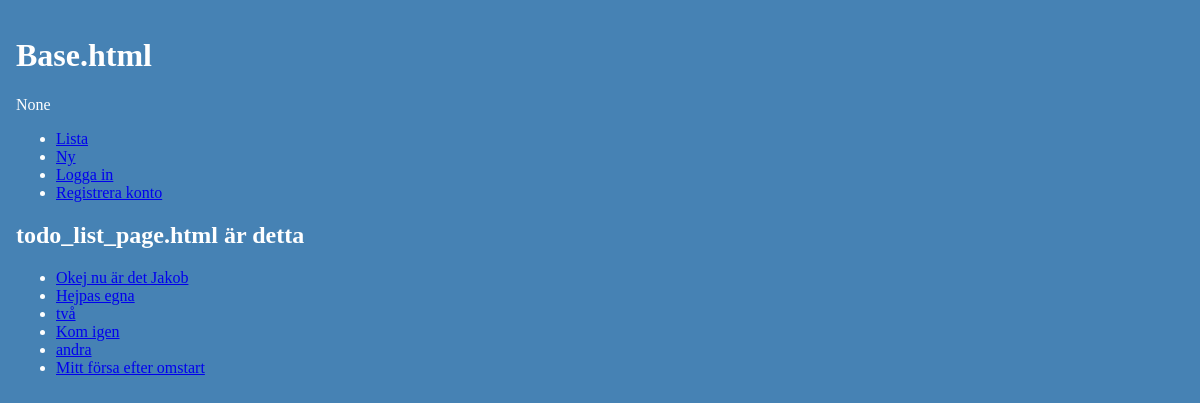
Page /todos/ on the earlier database version.
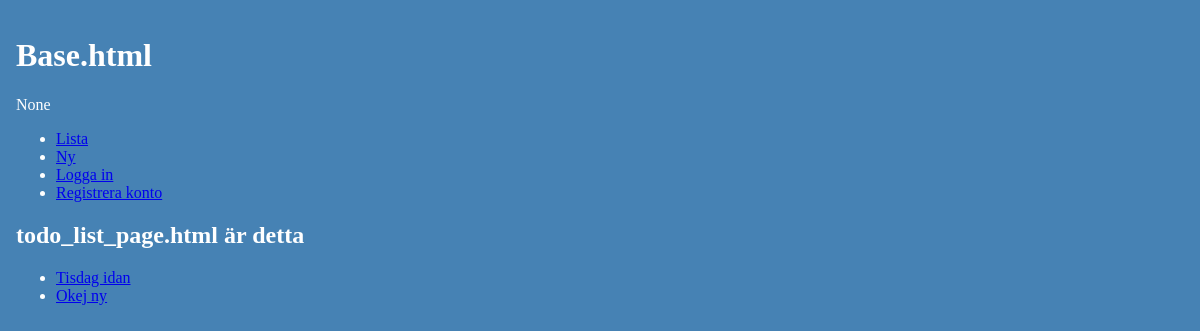
Same page on the later database version.
### todo/models.py (models this page shows, shortened)
class Todo(models.Model):
    user = models.ForeignKey(User, on_delete=models.CASCADE)
    todo_title = models.CharField(max_length=50, blank=True)
    published_date = models.DateTimeField(default=timezone.now)

### todo/views.py (the view)
# urls.py: path("todos/", views.TodoListView.as_view(), name="todo_list"),
class TodoListView(ListView):
    model = Todo
    template_name = "todo/todo_list_page.html"
    def get_queryset(self):
        return Todo.objects.order_by("-published_date")

### todo/templates/todo/todo_list_page.html
{% extends "todo/base.html" %}
{% block content %}
    <h2>todo_list_page.html är detta</h2>
    <ul>
        {% if todo_list %}
            {% for todo in todo_list %}
            <li>
                <a href="{% url 'todo:todo_detail' todo.id %}">{{todo.todo_title}}</a>
            </li>
            {% endfor %}
        {% else %}
            <h4>Listan är tom</h4>
        {% endif %}
    </ul>
{% endblock %}

Differences in the rows shown:
removed Todo: todo_title "Okej nu är det Jakob"
removed Todo: todo_title "Hejpas egna"
removed Todo: todo_title "två"
removed Todo: todo_title "Kom igen"
removed Todo: todo_title "andra"
removed Todo: todo_title "Mitt försa efter omstart"
added Todo: todo_title "Tisdag idan"
added Todo: todo_title "Okej ny"
